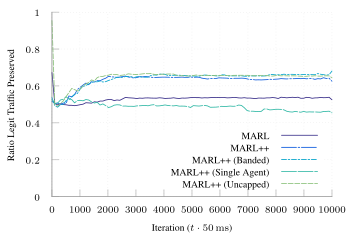

Generate this figure with gnuplot:
set terminal tikz standalone color size 9cm,6cm font '\scriptsize' preamble '\usepackage{microtype} \usepackage{times} \usepackage[T1]{fontenc} \usepackage{siunitx}\sisetup{detect-all}'
set output "udp-m-4.tex"

load "parula.pal"

set style line 102 lc rgb '#a0a0a0' lt 1 lw 1
set border ls 102
set colorbox border 102
set key textcolor rgb "black"
set tics textcolor rgb "black"
set label textcolor rgb "black"

set border 3
set grid x y
set xtics nomirror
set ytics nomirror

#set key autotitle columnhead
set datafile separator ","

set xlabel "Iteration ($t \\cdot{} \\SI{50}{\\milli\\second}$)"
set ylabel "Ratio Legit Traffic Preserved"

set yrange [0.0:1.0]
set key inside bottom right

plot '../results/online-4-avg.csv' u 1:3 w lines smooth sbezier title "MARL" dt 1, \
     '../results/m-udp-natural-4.avg.csv' u 1:3 w lines smooth sbezier title "MARL++" dt (18,2,2,2), \
     '../results/m-udp-banded-4.avg.csv' u 1:3 w lines smooth sbezier title "MARL++ (Banded)" ls 4  dt (6,2,2,2), \
     '../results/m-udp-single-4.avg.csv' u 1:3 w lines smooth sbezier title "MARL++ (Single Agent)" ls 5 dt (18,2), \
     '../results/m-udp-uncap-4.avg.csv' u 1:3 w lines smooth sbezier title "MARL++ (Uncapped)" ls 6 dt (6,2), \
